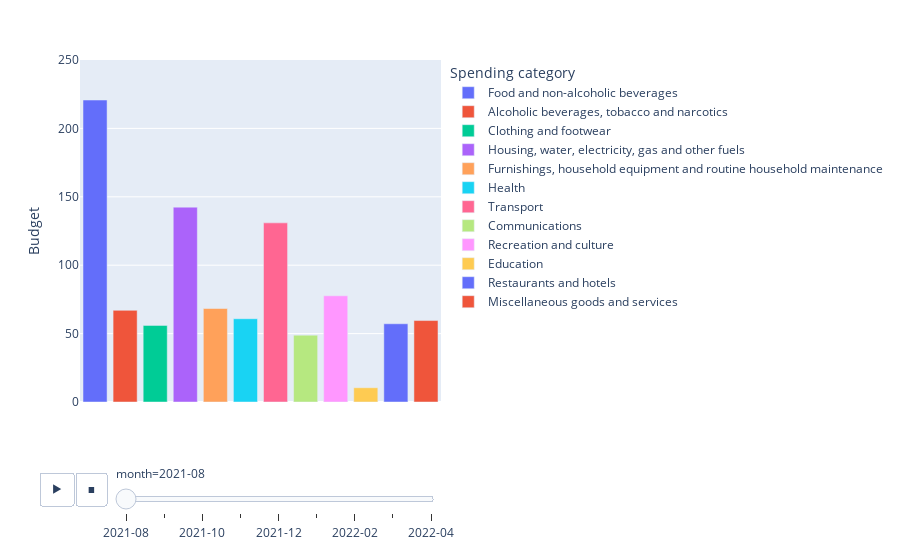

Source (notebook cell):
### Code cell
fig = px.bar(cost_evolution_long, x="EN_DESC", y="eur_budget", color="EN_DESC",
  animation_frame="month", range_y=[0,250])
fig.update_xaxes(visible=False, showticklabels=False)
fig.update_layout(
    xaxis_title="Spending category",
    yaxis_title="Budget",
    legend_title="Spending category",
)
fig.show()

### Figure 1 — Plotly figure (JSON) as saved in the notebook; plotly's stock layout.template omitted (floating-point values rounded to 4 significant figures)
{"data": [{"alignmentgroup": "True", "hovertemplate": "EN_DESC=%{x}<br>month=2021-08<br>eur_budget=%{y}<extra></extra>", "legendgroup": "Food and non-alcoholic beverages", "marker": {"color": "#636efa", "pattern": {"shape": ""}}, "name": "Food and non-alcoholic beverages", "offsetgroup": "Food and non-alcoholic beverages", "orientation": "v", "showlegend": true, "textposition": "auto", "type": "bar", "x": ["Food and non-alcoholic beverages"], "xaxis": "x", "y": [220.7], "yaxis": "y"}, {"alignmentgroup": "True", "hovertemplate": "EN_DESC=%{x}<br>month=2021-08<br>eur_budget=%{y}<extra></extra>", "legendgroup": "Alcoholic beverages, tobacco and narcotics", "marker": {"color": "#EF553B", "pattern": {"shape": ""}}, "name": "Alcoholic beverages, tobacco and narcotics", "offsetgroup": "Alcoholic beverages, tobacco and narcotics", "orientation": "v", "showlegend": true, "textposition": "auto", "type": "bar", "x": ["Alcoholic beverages, tobacco and narcotics"], "xaxis": "x", "y": [67], "yaxis": "y"}, {"alignmentgroup": "True", "hovertemplate": "EN_DESC=%{x}<br>month=2021-08<br>eur_budget=%{y}<extra></extra>", "legendgroup": "Clothing and footwear", "marker": {"color": "#00cc96", "pattern": {"shape": ""}}, "name": "Clothing and footwear", "offsetgroup": "Clothing and footwear", "orientation": "v", "showlegend": true, "textposition": "auto", "type": "bar", "x": ["Clothing and footwear"], "xaxis": "x", "y": [56], "yaxis": "y"}, {"alignmentgroup": "True", "hovertemplate": "EN_DESC=%{x}<br>month=2021-08<br>eur_budget=%{y}<extra></extra>", "legendgroup": "Housing, water, electricity, gas and other fuels", "marker": {"color": "#ab63fa", "pattern": {"shape": ""}}, "name": "Housing, water, electricity, gas and other fuels", "offsetgroup": "Housing, water, electricity, gas and other fuels", "orientation": "v", "showlegend": true, "textposition": "auto", "type": "bar", "x": ["Housing, water, electricity, gas and other fuels"], "xaxis": "x", "y": [142.4], "yaxis": "y"}, {"alignmentgroup": "True", "hovertemplate": "EN_DESC=%{x}<br>month=2021-08<br>eur_budget=%{y}<extra></extra>", "legendgroup": "Furnishings, household equipment and routine household maintenance", "marker": {"color": "#FFA15A", "pattern": {"shape": ""}}, "name": "Furnishings, household equipment and routine household maintenance", "offsetgroup": "Furnishings, household equipment and routine household maintenance", "orientation": "v", "showlegend": true, "textposition": "auto", "type": "bar", "x": ["Furnishings, household equipment and routine household maintenance"], "xaxis": "x", "y": [68.34], "yaxis": "y"}, {"alignmentgroup": "True", "hovertemplate": "EN_DESC=%{x}<br>month=2021-08<br>eur_budget=%{y}<extra></extra>", "legendgroup": "Health", "marker": {"color": "#19d3f3", "pattern": {"shape": ""}}, "name": "Health", "offsetgroup": "Health", "orientation": "v", "showlegend": true, "textposition": "auto", "type": "bar", "x": ["Health"], "xaxis": "x", "y": [60.87], "yaxis": "y"}, {"alignmentgroup": "True", "hovertemplate": "EN_DESC=%{x}<br>month=2021-08<br>eur_budget=%{y}<extra></extra>", "legendgroup": "Transport", "marker": {"color": "#FF6692", "pattern": {"shape": ""}}, "name": "Transport", "offsetgroup": "Transport", "orientation": "v", "showlegend": true, "textposition": "auto", "type": "bar", "x": ["Transport"], "xaxis": "x", "y": [130.9], "yaxis": "y"}, {"alignmentgroup": "True", "hovertemplate": "EN_DESC=%{x}<br>month=2021-08<br>eur_budget=%{y}<extra></extra>", "legendgroup": "Communications", "marker": {"color": "#B6E880", "pattern": {"shape": ""}}, "name": "Communications", "offsetgroup": "Communications", "orientation": "v", "showlegend": true, "textposition": "auto", "type": "bar", "x": ["Communications"], "xaxis": "x", "y": [48.87], "yaxis": "y"}, {"alignmentgroup": "True", "hovertemplate": "EN_DESC=%{x}<br>month=2021-08<br>eur_budget=%{y}<extra></extra>", "legendgroup": "Recreation and culture", "marker": {"color": "#FF97FF", "pattern": {"shape": ""}}, "name": "Recreation and culture", "offsetgroup": "Recreation and culture", "orientation": "v", "showlegend": true, "textposition": "auto", "type": "bar", "x": ["Recreation and culture"], "xaxis": "x", "y": [77.64], "yaxis": "y"}, {"alignmentgroup": "True", "hovertemplate": "EN_DESC=%{x}<br>month=2021-08<br>eur_budget=%{y}<extra></extra>", "legendgroup": "Education", "marker": {"color": "#FECB52", "pattern": {"shape": ""}}, "name": "Education", "offsetgroup": "Education", "orientation": "v", "showlegend": true, "textposition": "auto", "type": "bar", "x": ["Education"], "xaxis": "x", "y": [10.44], "yaxis": "y"}, {"alignmentgroup": "True", "hovertemplate": "EN_DESC=%{x}<br>month=2021-08<br>eur_budget=%{y}<extra></extra>", "legendgroup": "Restaurants and hotels", "marker": {"color": "#636efa", "pattern": {"shape": ""}}, "name": "Restaurants and hotels", "offsetgroup": "Restaurants and hotels", "orientation": "v", "showlegend": true, "textposition": "auto", "type": "bar", "x": ["Restaurants and hotels"], "xaxis": "x", "y": [57.18], "yaxis": "y"}, {"alignmentgroup": "True", "hovertemplate": "EN_DESC=%{x}<br>month=2021-08<br>eur_budget=%{y}<extra></extra>", "legendgroup": "Miscellaneous goods and services", "marker": {"color": "#EF553B", "pattern": {"shape": ""}}, "name": "Miscellaneous goods and services", "offsetgroup": "Miscellaneous goods and services", "orientation": "v", "showlegend": true, "textposition": "auto", "type": "bar", "x": ["Miscellaneous goods and services"], "xaxis": "x", "y": [59.53], "yaxis": "y"}], "layout": {"barmode": "relative", "legend": {"title": {"text": "Spending category"}, "tracegroupgap": 0}, "margin": {"t": 60}, "sliders": [{"active": 0, "currentvalue": {"prefix": "month="}, "len": 0.9, "pad": {"b": 10, "t": 60}, "steps": [{"args": [["2021-08"], {"frame": {"duration": 0, "redraw": true}, "fromcurrent": true, "mode": "immediate", "transition": {"duration": 0, "easing": "linear"}}], "label": "2021-08", "method": "animate"}, {"args": [["2021-09"], {"frame": {"duration": 0, "redraw": true}, "fromcurrent": true, "mode": "immediate", "transition": {"duration": 0, "easing": "linear"}}], "label": "2021-09", "method": "animate"}, {"args": [["2021-10"], {"frame": {"duration": 0, "redraw": true}, "fromcurrent": true, "mode": "immediate", "transition": {"duration": 0, "easing": "linear"}}], "label": "2021-10", "method": "animate"}, {"args": [["2021-11"], {"frame": {"duration": 0, "redraw": true}, "fromcurrent": true, "mode": "immediate", "transition": {"duration": 0, "easing": "linear"}}], "label": "2021-11", "method": "animate"}, {"args": [["2021-12"], {"frame": {"duration": 0, "redraw": true}, "fromcurrent": true, "mode": "immediate", "transition": {"duration": 0, "easing": "linear"}}], "label": "2021-12", "method": "animate"}, {"args": [["2022-01"], {"frame": {"duration": 0, "redraw": true}, "fromcurrent": true, "mode": "immediate", "transition": {"duration": 0, "easing": "linear"}}], "label": "2022-01", "method": "animate"}, {"args": [["2022-02"], {"frame": {"duration": 0, "redraw": true}, "fromcurrent": true, "mode": "immediate", "transition": {"duration": 0, "easing": "linear"}}], "label": "2022-02", "method": "animate"}, {"args": [["2022-03"], {"frame": {"duration": 0, "redraw": true}, "fromcurrent": true, "mode": "immediate", "transition": {"duration": 0, "easing": "linear"}}], "label": "2022-03", "method": "animate"}, {"args": [["2022-04"], {"frame": {"duration": 0, "redraw": true}, "fromcurrent": true, "mode": "immediate", "transition": {"duration": 0, "easing": "linear"}}], "label": "2022-04", "method": "animate"}], "x": 0.1, "xanchor": "left", "y": 0, "yanchor": "top"}], "updatemenus": [{"buttons": [{"args": [null, {"frame": {"duration": 500, "redraw": true}, "fromcurrent": true, "mode": "immediate", "transition": {"duration": 500, "easing": "linear"}}], "label": "&#9654;", "method": "animate"}, {"args": [[null], {"frame": {"duration": 0, "redraw": true}, "fromcurrent": true, "mode": "immediate", "transition": {"duration": 0, "easing": "linear"}}], "label": "&#9724;", "method": "animate"}], "direction": "left", "pad": {"r": 10, "t": 70}, "showactive": false, "type": "buttons", "x": 0.1, "xanchor": "right", "y": 0, "yanchor": "top"}], "xaxis": {"anchor": "y", "categoryarray": ["Food and non-alcoholic beverages", "Alcoholic beverages, tobacco and narcotics", "Clothing and footwear", "Housing, water, electricity, gas and other fuels", "Furnishings, household equipment and routine household maintenance", "Health", "Transport", "Communications", "Recreation and culture", "Education", "Restaurants and hotels", "Miscellaneous goods and services"], "categoryorder": "array", "domain": [0, 1], "showticklabels": false, "title": {"text": "Spending category"}, "visible": false}, "yaxis": {"anchor": "x", "domain": [0, 1], "range": [0, 250], "title": {"text": "Budget"}}}}
